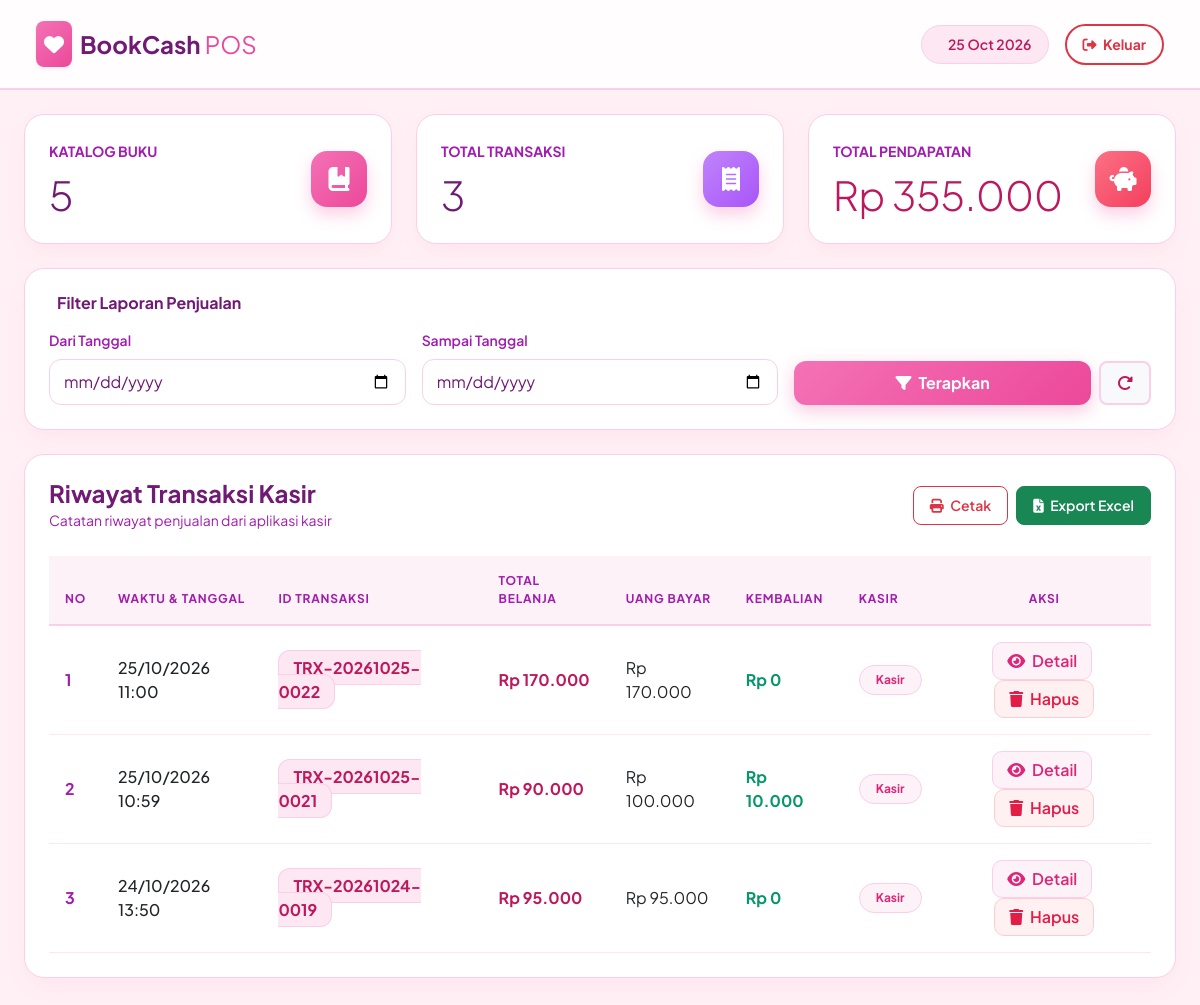
The page / on the database its author committed.
### tables this page shows
CREATE TABLE `transaksi` (
  `id_transaksi` int NOT NULL,
  `id_user` int DEFAULT NULL,
  `tanggal` datetime NOT NULL DEFAULT CURRENT_TIMESTAMP,
  `total` decimal(12,2) NOT NULL DEFAULT '0.00',
  `bayar` decimal(12,2) NOT NULL DEFAULT '0.00',
  `kembalian` decimal(12,2) NOT NULL DEFAULT '0.00',
  `metode` varchar(50) DEFAULT NULL
);

### index.php (the view, shortened to what this page needs)
<?php
require_once 'koneksi.php';
$qBuku = $conn->query("SELECT COUNT(*) AS total_buku FROM buku");
$d1 = $qBuku->fetch_assoc();
$totalBuku = $d1['total_buku'];
$tanggal_mulai = isset($_GET['tanggal_mulai']) ? $_GET['tanggal_mulai'] : '';
$tanggal_selesai = isset($_GET['tanggal_selesai']) ? $_GET['tanggal_selesai'] : '';
$where_sql = "";
$qTransaksi = $conn->query("SELECT COUNT(*) AS total_transaksi, SUM(total) AS total_pendapatan FROM transaksi" . $where_sql);
$d2 = $qTransaksi->fetch_assoc();
$totalTransaksi = $d2['total_transaksi'];
$totalPendapatan = $d2['total_pendapatan'] ? $d2['total_pendapatan'] : 0;
$query = "SELECT * FROM transaksi" . $where_sql . " ORDER BY id_transaksi DESC";
$result = $conn->query($query);
?>
<!DOCTYPE html>
<html lang="id">
<head>
    <link href="https://cdn.jsdelivr.net/npm/bootstrap@5.3.0/dist/css/bootstrap.min.css" rel="stylesheet">
    <link rel="stylesheet" href="https://cdnjs.cloudflare.com/ajax/libs/font-awesome/6.4.0/css/all.min.css">
</head>
<body>
    <nav class="navbar navbar-expand-lg navbar-custom sticky-top px-4 py-3 mb-4">
        <div class="container-fluid">
            <a class="navbar-brand fw-bold text-dark d-flex align-items-center" href="#">
                <div class="p-2 rounded-3 me-2 text-white shadow-sm" style="background: var(--pink-gradient);">
                    <i class="fa-solid fa-heart"></i>
                </div>
                <span class="fs-4" style="color: #701a75;">BookCash <span class="fw-normal text-pink" style="color: var(--pink-primary);">POS</span></span>
            </a>
            <div class="d-flex align-items-center gap-3">
                <span class="small px-3 py-2 rounded-pill fw-semibold" style="background: var(--pink-light); color: #be185d; border: 1px solid var(--border-pink);">
                    <i class="fa-regular fa-calendar-heart me-2"></i> <?= date('d M Y'); ?>
                </span>
                <a href="login.php" class="btn btn-outline-danger btn-sm px-3 py-2 rounded-pill fw-bold border-2">
                    <i class="fa-solid fa-right-from-bracket me-1"></i> Keluar
                </a>
            </div>
        </div>
    </nav>
    <div class="container-fluid px-4 pb-5">
        <div class="row g-4 mb-4">
            <div class="col-md-4">
                <div class="card card-custom p-4">
                    <div class="d-flex justify-content-between align-items-center">
                        <div>
                            <span class="text-uppercase fw-bold small" style="color: #a21caf;">Katalog Buku</span>
                            <h2 class="fw-extrabold mt-2 mb-0 display-6" style="color: #701a75;"><?= $totalBuku; ?></h2>
                        </div>
                        <div class="icon-shape" style="background: var(--pink-gradient);">
                            <i class="fa-solid fa-book-bookmark"></i>
                        </div>
                    </div>
                </div>
            </div>
            <div class="col-md-4">
                <div class="card card-custom p-4">
                    <div class="d-flex justify-content-between align-items-center">
                        <div>
                            <span class="text-uppercase fw-bold small" style="color: #a21caf;">Total Transaksi</span>
                            <h2 class="fw-extrabold mt-2 mb-0 display-6" style="color: #701a75;"><?= $totalTransaksi; ?></h2>
                        </div>
                        <div class="icon-shape" style="background: var(--purple-gradient);">
                            <i class="fa-solid fa-receipt"></i>
                        </div>
                    </div>
                </div>
            </div>
            <div class="col-md-4">
                <div class="card card-custom p-4">
                    <div class="d-flex justify-content-between align-items-center">
                        <div>
                            <span class="text-uppercase fw-bold small" style="color: #a21caf;">Total Pendapatan</span>
                            <h2 class="fw-extrabold mt-2 mb-0 display-6" style="color: #be185d;">Rp <?= number_format($totalPendapatan, 0, ',', '.'); ?></h2>
                        </div>
                        <div class="icon-shape" style="background: var(--peach-gradient);">
                            <i class="fa-solid fa-piggy-bank"></i>
                        </div>
                    </div>
                </div>
            </div>
        </div>
        <div class="card card-custom p-4 mb-4">
            <div class="d-flex align-items-center mb-3">
                <h6 class="fw-bold m-0" style="color: #701a75;">Filter Laporan Penjualan</h6>
            </div>
            <form method="GET" action="" class="row g-3 align-items-end">
                <div class="col-md-4">
                    <label class="form-label small fw-semibold" style="color: #a21caf;">Dari Tanggal</label>
                    <input type="date" name="tanggal_mulai" class="form-control form-control-pink" value="<?= $tanggal_mulai; ?>" required>
                </div>
                <div class="col-md-4">
                    <label class="form-label small fw-semibold" style="color: #a21caf;">Sampai Tanggal</label>
                    <input type="date" name="tanggal_selesai" class="form-control form-control-pink" value="<?= $tanggal_selesai; ?>" required>
                </div>
                <div class="col-md-4 d-flex gap-2">
                    <button type="submit" class="btn btn-pink-primary w-100">
                        <i class="fa-solid fa-filter me-1"></i> Terapkan
                    </button>
                    <a href="index.php" class="btn btn-light border-2 px-3 py-2 rounded-3" style="border-color: var(--border-pink); color: #be185d;">
                        <i class="fa-solid fa-rotate-right"></i>
                    </a>
                </div>
            </form>
        </div>
        <div class="card card-custom p-4">
            <div class="d-flex justify-content-between align-items-center mb-4">
                <div>
                    <h4 class="fw-bold m-0" style="color: #701a75;">Riwayat Transaksi Kasir</h4>
                    <small style="color: #a21caf;">Catatan riwayat penjualan dari aplikasi kasir</small>
                </div>
                <div class="d-flex gap-2">
                    <button onclick="window.print()" class="btn btn-outline-danger btn-sm px-3 py-2 fw-semibold rounded-3">
                        <i class="fa-solid fa-print me-1"></i> Cetak
                    </button>
                    <a href="export.php" class="btn btn-success btn-sm px-3 py-2 fw-semibold rounded-3">
                        <i class="fa-solid fa-file-excel me-1"></i> Export Excel
                    </a>
                </div>
            </div>
            <div class="table-responsive">
                <table class="table table-custom align-middle mb-0">
                    <thead>
                        <tr>
                            <th>No</th>
                            <th>Waktu & Tanggal</th>
                            <th>ID Transaksi</th>
                            <th>Total Belanja</th>
                            <th>Uang Bayar</th>
                            <th>Kembalian</th>
                            <th>Kasir</th>
                            <th class="text-center">Aksi</th>
                        </tr>
                    </thead>
                    <tbody>
                        <?php
                        $rows = [];
                        if ($result->num_rows > 0) {
                            while ($r = $result->fetch_assoc()) {
                                $rows[] = $r;
                            }
                        }
                        ?>
                        <?php if (count($rows) > 0) : ?>
                            <?php $no = 1; foreach ($rows as $row) : ?>
                            <tr>
                                <td class="fw-bold" style="color: #a21caf;"><?= $no++; ?></td>
                                <td class="fw-medium"><?= date('d/m/Y H:i', strtotime($row['tanggal'])); ?></td>
                                <td>
                                    <span class="badge-trx">
                                        TRX-<?= date('Ymd', strtotime($row['tanggal'])) . '-' . sprintf('%04d', $row['id_transaksi']); ?>
                                    </span>
                                </td>
                                <td class="fw-bold" style="color: #be185d;">Rp <?= number_format($row['total'], 0, ',', '.'); ?></td>
                                <td>Rp <?= number_format($row['bayar'], 0, ',', '.'); ?></td>
                                <td style="color: #059669;" class="fw-bold">Rp <?= number_format($row['kembalian'], 0, ',', '.'); ?></td>
                                <td><span class="badge px-3 py-2 rounded-pill" style="background: #fdf2f8; color: #db2777; border: 1px solid #fbcfe8;">Kasir</span></td>
                                <td class="text-center">
                                    <button class="btn btn-action-detail me-1" data-bs-toggle="modal" data-bs-target="#modalDetail<?= $row['id_transaksi']; ?>">
                                        <i class="fa-solid fa-eye me-1"></i> Detail
                                    </button>
                                    <a href="index.php?hapus=<?= $row['id_transaksi']; ?>" class="btn btn-action-delete" onclick="return confirm('Apakah Anda yakin ingin menghapus transaksi ini?');">
                                        <i class="fa-solid fa-trash me-1"></i> Hapus
                                    </a>
                                </td>
                            </tr>
                            <?php endforeach; ?>
                        <?php endif; ?>
                    </tbody>
                </table>
            </div>
        </div>
    </div>
</body>
</html>

### index.php (style rules this page uses)
:root { --pink-bg: #fff0f5; --pink-card: #ffffff; --pink-primary: #ec4899; --pink-hover: #db2777; --pink-light: #fce7f3; --pink-dark: #831843; --pink-gradient: linear-gradient(135deg, #f472b6 0%, #ec4899 100%); --purple-gradient: linear-gradient(135deg, #c084fc 0%, #a855f7 100%); --peach-gradient: linear-gradient(135deg, #fb7185 0%, #f43f5e 100%); --text-dark: #4a044e; --border-pink: #fbcfe8; }
body { background-color: var(--pink-bg); color: var(--text-dark); font-family: 'Plus Jakarta Sans', sans-serif; }
.navbar-custom { background: rgba(255, 255, 255, 0.85); backdrop-filter: blur(12px); border-bottom: 2px solid var(--border-pink); }
.card-custom { background: var(--pink-card); border: 1px solid var(--border-pink); border-radius: 20px; box-shadow: 0 10px 25px -5px rgba(236, 72, 153, 0.08); transition: all 0.3s ease; }
.icon-shape { width: 56px; height: 56px; border-radius: 16px; display: flex; align-items: center; justify-content: center; font-size: 24px; color: white; box-shadow: 0 8px 16px rgba(236, 72, 153, 0.25); }
.table-custom { color: #701a75; }
.table-custom th { background-color: #fdf2f8; color: #a21caf; font-weight: 700; text-transform: uppercase; font-size: 12px; letter-spacing: 0.8px; border-bottom: 2px solid var(--border-pink); padding: 16px; }
.table-custom td { border-bottom: 1px solid #fce7f3; padding: 16px; }
.badge-trx { background: var(--pink-light); color: #be185d; border: 1px solid var(--border-pink); font-weight: 700; padding: 6px 14px; border-radius: 12px; }
.form-control-pink { background-color: #fff; border: 1.5px solid var(--border-pink); color: #701a75; border-radius: 12px; padding: 10px 14px; }
.btn-pink-primary { background: var(--pink-gradient); border: none; color: white; font-weight: 700; box-shadow: 0 6px 18px rgba(236, 72, 153, 0.3); border-radius: 12px; padding: 10px 20px; transition: all 0.2s; }
.btn-action-detail { background: #fdf2f8; color: #db2777; border: 1px solid #fbcfe8; border-radius: 10px; font-weight: 600; padding: 6px 14px; transition: 0.2s; }
.btn-action-delete { background: #fff1f2; color: #e11d48; border: 1px solid #fecdd3; border-radius: 10px; font-weight: 600; padding: 6px 14px; transition: 0.2s; }

### rows shown on the page
transaksi: tanggal "25/10/2026 11:00", tanggal "20261025", id_transaksi "0022", total "170.000", bayar "170.000", kembalian "0"
transaksi: tanggal "25/10/2026 10:59", tanggal "20261025", id_transaksi "0021", total "90.000", bayar "100.000", kembalian "10.000"
transaksi: tanggal "24/10/2026 13:50", tanggal "20261024", id_transaksi "0019", total "95.000", bayar "95.000", kembalian "0"

### other values the page prints
$totalBuku "5"
$totalTransaksi "3"
$totalPendapatan "355.000"
